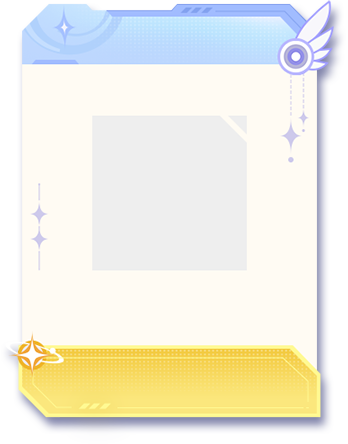
#> input picture dev/season_gift/s18/卡片框_raw.png, 348 x 444 px
$ python shot.py '../season_gift/s18/卡片框_raw.png'
#> lines starting #> are read from the running program, lines starting #| are printed output that depends on the picture; after the words box and inside, x2 and y2 are one past the last pixel; in counts of white or black regions, pixels touching at a corner belong together
# 截图瘦身:裁掉纯色边、只留要看的区域、缩到长边 800,再给 Claude 看 —— 一张整屏截图能省一半以上的 token。
# 用法:
#   python dev/lite/shot.py --clip                  读剪贴板里的截图(她说「看剪贴板」时用)
#   python dev/lite/shot.py 图.png [--crop x,y,w,h] [--max 800]
#   python dev/lite/shot.py --latest 文件夹           取文件夹里最新的一张(比如系统截图文件夹)
# 输出 exports/lite/shots/<时间>.png,终端打印路径和尺寸,Claude 再 Read 这个小图。
import argparse, datetime, glob, os, sys
sys.stdout.reconfigure(encoding="utf-8", errors="replace"); sys.stderr.reconfigure(encoding="utf-8", errors="replace")
from PIL import Image, ImageChops

HERE = os.path.dirname(os.path.abspath(__file__))
ROOT = os.path.dirname(os.path.dirname(HERE))


def trim(im, tol=6):
    """裁掉四周和角落颜色一样的边(截图里的空白、深色背景)"""
    rgb = im.convert("RGB")
    bg = Image.new("RGB", rgb.size, rgb.getpixel((0, 0)))
    diff = ImageChops.difference(rgb, bg).convert("L").point(lambda v: 255 if v > tol else 0)
    box = diff.getbbox()
    return im.crop(box) if box and (box[2] - box[0]) * (box[3] - box[1]) > 0.05 * im.width * im.height else im


def slim(im, crop=None, max_side=800):
    if crop:
        x, y, w, h = crop
        im = im.crop((x, y, x + w, y + h))
    im = trim(im)
    im.thumbnail((max_side, max_side))
    return im


if __name__ == "__main__":
    ap = argparse.ArgumentParser(description="截图瘦身后再给 Claude 看")
    ap.add_argument("file", nargs="?")
    ap.add_argument("--clip", action="store_true"); ap.add_argument("--latest")
    ap.add_argument("--crop", help="x,y,w,h(原图像素)"); ap.add_argument("--max", type=int, default=800)
    a = ap.parse_args()
    if a.clip:
        from PIL import ImageGrab
        im = ImageGrab.grabclipboard()
        if isinstance(im, list):
            im = Image.open(im[0]) if im else None
        if not isinstance(im, Image.Image):
            sys.exit("✗ 剪贴板里没有图片")
    elif a.latest:
        fs = [f for f in glob.glob(os.path.join(a.latest, "*")) if f.lower().endswith((".png", ".jpg", ".jpeg", ".webp"))]
        if not fs:
            sys.exit("✗ 文件夹里没有图片")
        im = Image.open(max(fs, key=os.path.getmtime))
    elif a.file:
        im = Image.open(a.file)
#> im is the input picture: PIL image 348x444 RGBA; mean R, G, B, A 216.4, 215.5, 209.1, 206.4
    else:
        sys.exit("✗ 给一个图片文件,或用 --clip / --latest")
    src = im.size
#> src = (348, 444)
    im = slim(im, tuple(int(v) for v in a.crop.split(",")) if a.crop else None, a.max)
#> in trim, `rgb = im.convert("RGB")`:
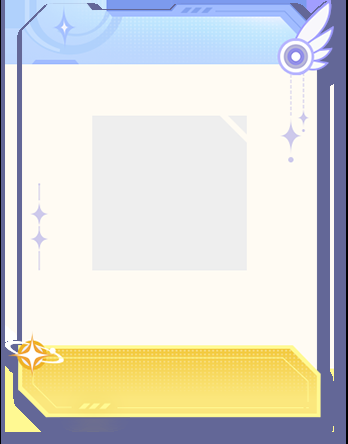
#> rgb: PIL image 348x444 RGB; mean R, G, B 216.4, 215.5, 209.1
#> in trim, `bg = Image.new("RGB", rgb.size, rgb.getpixel((0, 0)))`: bg: PIL image 348x444 RGB; every value is 0
#> in trim, `diff = ImageChops.difference(rgb, bg).convert("L").point(lambda v: 255..`:
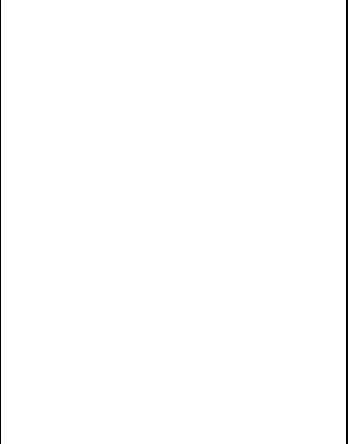
#> diff: PIL image 348x444 L; 99.1% white; 2 black regions, box (x1, y1, x2, y2) and area: (346, 0, 348, 444) 888, (0, 0, 1, 444) 444
#> in trim, `box = diff.getbbox()`: box = (1, 0, 346, 444)
#> in trim, `return im.crop(box) if box and (box[2] - box[0]) * (box[3] - box[1]) >..`:
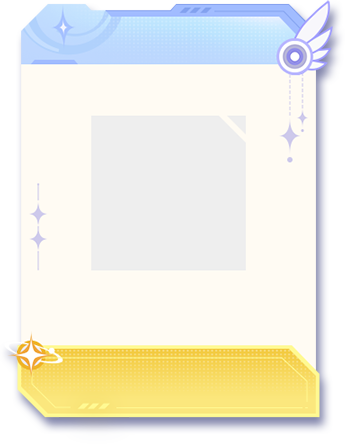
#> returned value: PIL image 345x444 RGBA; mean R, G, B, A 218.3, 217.3, 210.9, 208.2; transparent parts drawn white
    out = os.path.join(ROOT, "exports", "lite", "shots", datetime.datetime.now().strftime("%Y%m%d-%H%M%S-%f")[:-3] + ".png")
    os.makedirs(os.path.dirname(out), exist_ok=True)
    im.save(out)
    print(f"✓ {src[0]}×{src[1]} → {im.width}×{im.height}:{os.path.relpath(out, ROOT).replace(os.sep, '/')}")
#| ✓ 348×444 → 345×444:exports/lite/shots/20261121-100905-767.png

$ run again, on dev/season_gift/s18/卡片框.png
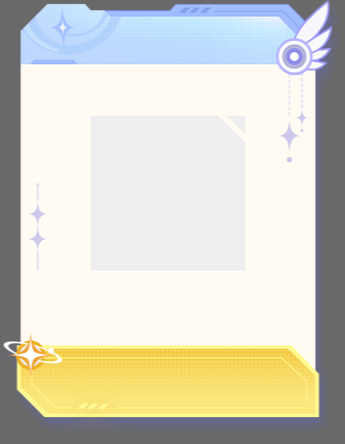
#> input picture dev/season_gift/s18/卡片框.png, 345 x 444 px
#> im is the input picture: PIL image 345x444 RGBA; mean R, G, B, A 212.6, 210.8, 198, 255
#> bg: PIL image 345x444 RGB; every value is 105
#> in trim, `diff = ImageChops.difference(rgb, bg).convert("L").point(lambda v: 255..`:
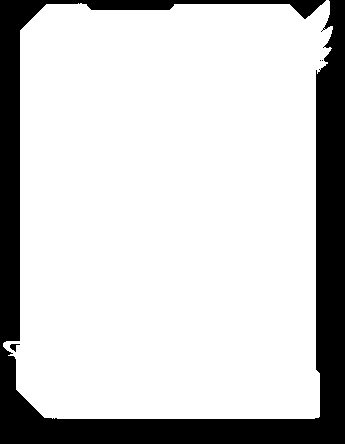
#> diff: PIL image 345x444 L; 80.1% white; 4 black regions (2 under 20 px), largest, box (x1, y1, x2, y2) and area: (0, 0, 345, 444) 30417, (10, 344, 20, 352) 39
#> box = (3, 0, 333, 419)
#> in trim, `return im.crop(box) if box and (box[2] - box[0]) * (box[3] - box[1]) >..`:
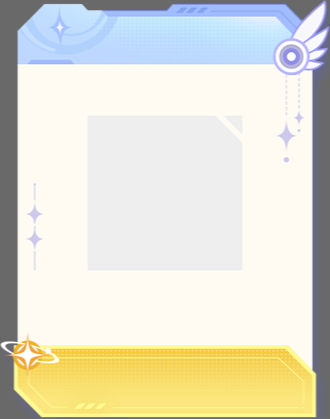
#> returned value: PIL image 330x419 RGBA; mean R, G, B, A 224.2, 222.2, 207.5, 255
#| ✓ 345×444 → 330×419:exports/lite/shots/20261121-100905-917.png

$ run again, on dev/season_gift/s18/结构底图.png
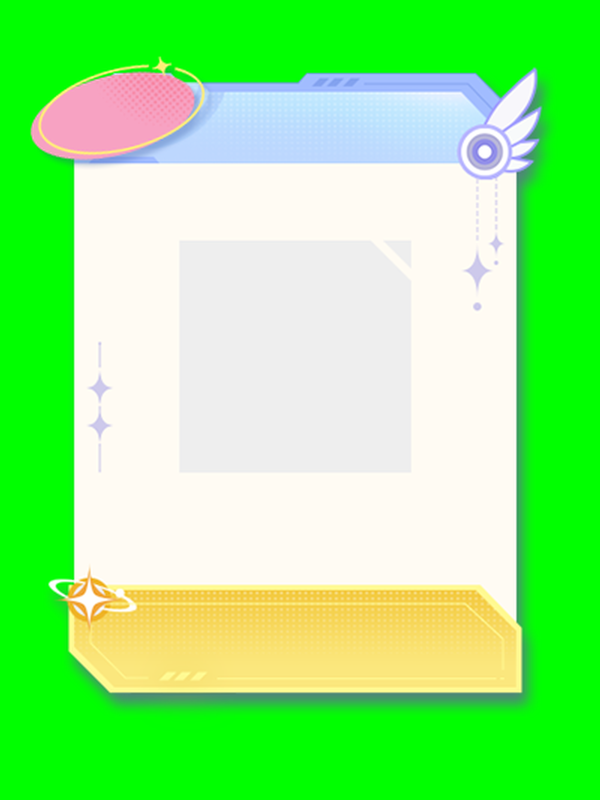
#> input picture dev/season_gift/s18/结构底图.png, 1200 x 1600 px (shown at 1/2 size)
#> im is the input picture: PIL image 1200x1600 RGB; mean R, G, B 141.3, 241.5, 128.3
#> in trim, `diff = ImageChops.difference(rgb, bg).convert("L").point(lambda v: 255..`:
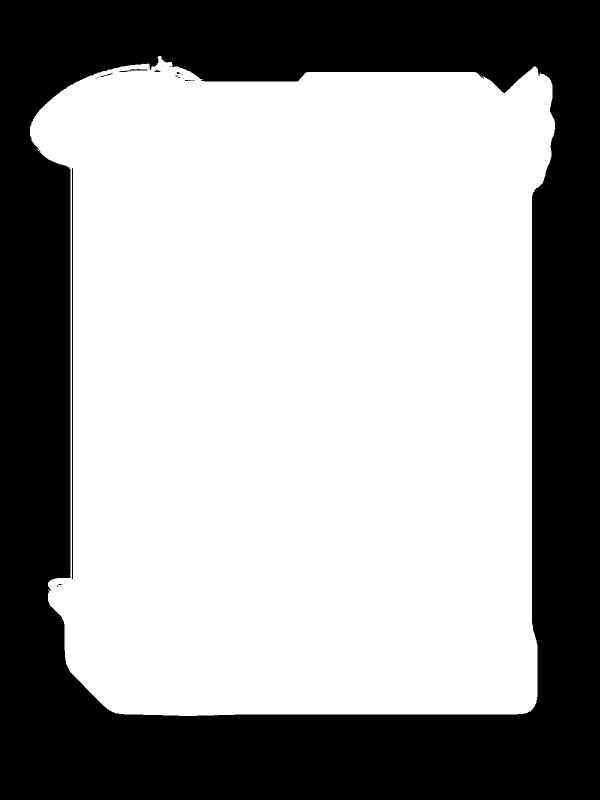
#> diff: PIL image 1200x1600 L (shown at 1/2 size); 62.5% white; 19 black regions (12 under 20 px), largest, box (x1, y1, x2, y2) and area: (0, 0, 1200, 1600) 718528, (144, 336, 146, 1158) 1643, (238, 138, 295, 144) 116
#> box = (58, 112, 1111, 1432)
#> in slim, `im.thumbnail((max_side, max_side))`:
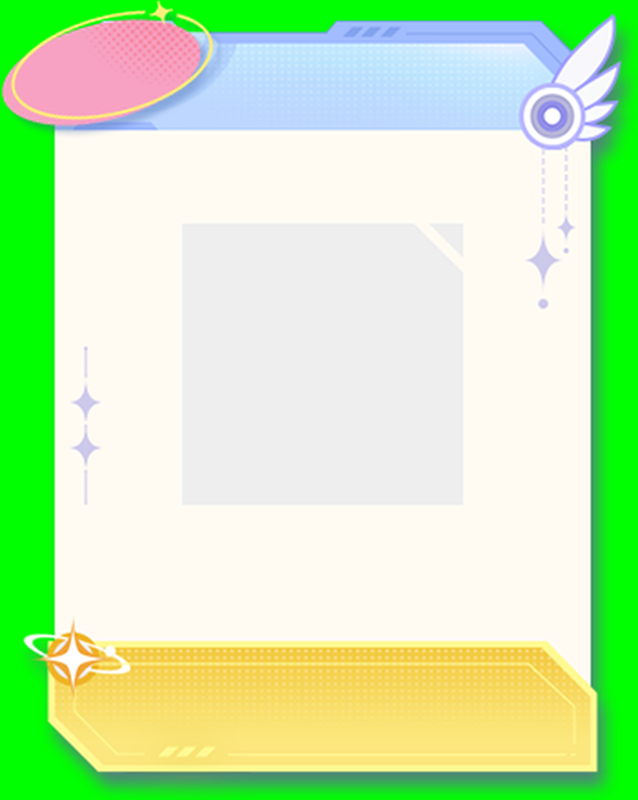
#> im: PIL image 638x800 RGB; mean R, G, B 195.1, 236.3, 177.3
#| ✓ 1200×1600 → 638×800:exports/lite/shots/20261121-100906-425.png
